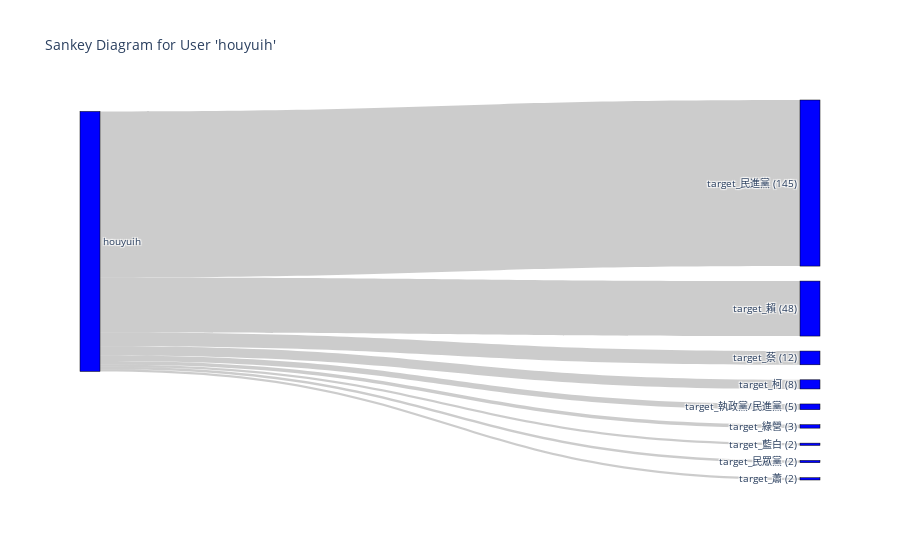

Write notebook code for a chart like this one.
### Code cell
import pandas as pd
import plotly.graph_objects as go

# Filter the DataFrame for the user 'houyuih'
df_houyuih = main_df_no_live[main_df_no_live['User Name'] == 'houyuih']

# Select columns that have 'target_' as a prefix
target_columns = [col for col in df_houyuih.columns if col.startswith('target_')]

# Calculate the cumulative values for each 'target_' column
cumulative_values = df_houyuih[target_columns].sum().tolist()

# Create labels with cumulative values
labels_with_values = [f"{col} ({val})" for col, val in zip(target_columns, cumulative_values)]

# Create the Sankey chart
fig = go.Figure(data=[go.Sankey(
    node = dict(
      pad = 15,
      thickness = 20,
      line = dict(color = "black", width = 0.5),
      label = ['houyuih'] + labels_with_values,  # Include 'houyuih' in the labels
      color = "blue"
    ),
    link = dict(
      source = [0]*len(target_columns),  # All links start from the first node ('houyuih')
      target = list(range(1, len(target_columns) + 1)),  # Links end at each 'target_' node
      value = cumulative_values
    )
)])

fig.update_layout(title_text="Sankey Diagram for User 'houyuih'", font_size=10)
fig.show()

### Figure 1 — Plotly figure (JSON) as saved in the notebook; plotly's stock layout.template omitted (floating-point values rounded to 4 significant figures)
{"data": [{"link": {"source": [0, 0, 0, 0, 0, 0, 0, 0, 0, 0, 0, 0, 0, 0, 0, 0, 0, 0, 0], "target": [1, 2, 3, 4, 5, 6, 7, 8, 9, 10, 11, 12, 13, 14, 15, 16, 17, 18, 19], "value": [0, 48, 145, 0, 0, 0, 2, 0, 3, 12, 8, 0, 2, 0, 0, 0, 0, 2, 5]}, "node": {"color": "blue", "label": ["houyuih", "target_藍白合 (0)", "target_賴 (48)", "target_民進黨 (145)", "target_在野黨 (0)", "target_侯 (0)", "target_馬英九 (0)", "target_藍白 (2)", "target_藍綠 (0)", "target_綠營 (3)", "target_蔡 (12)", "target_柯 (8)", "target_趙 (0)", "target_民眾黨 (2)", "target_馬前總統 (0)", "target_國民黨 (0)", "target_朱 (0)", "target_在野黨/國民黨 (0)", "target_蕭 (2)", "target_執政黨/民進黨 (5)"], "line": {"color": "black", "width": 0.5}, "pad": 15, "thickness": 20}, "type": "sankey"}], "layout": {"font": {"size": 10}, "title": {"text": "Sankey Diagram for User 'houyuih'"}}}
